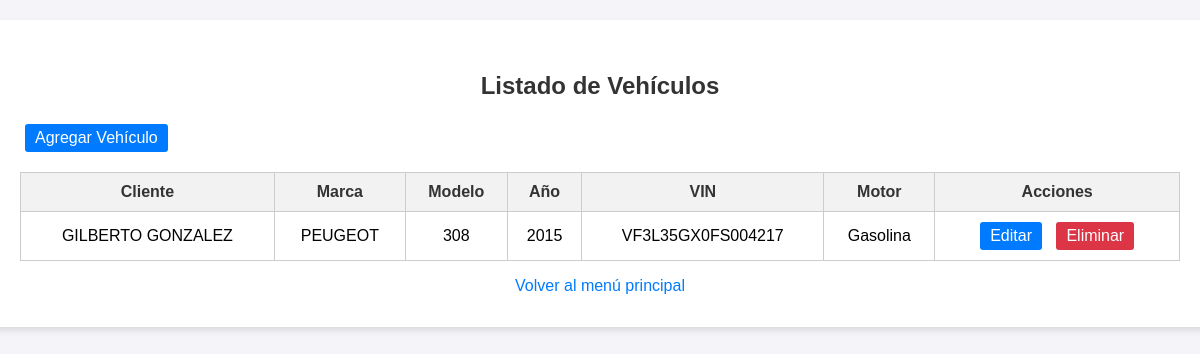
The app's page /crm/vehiculos/, older data.
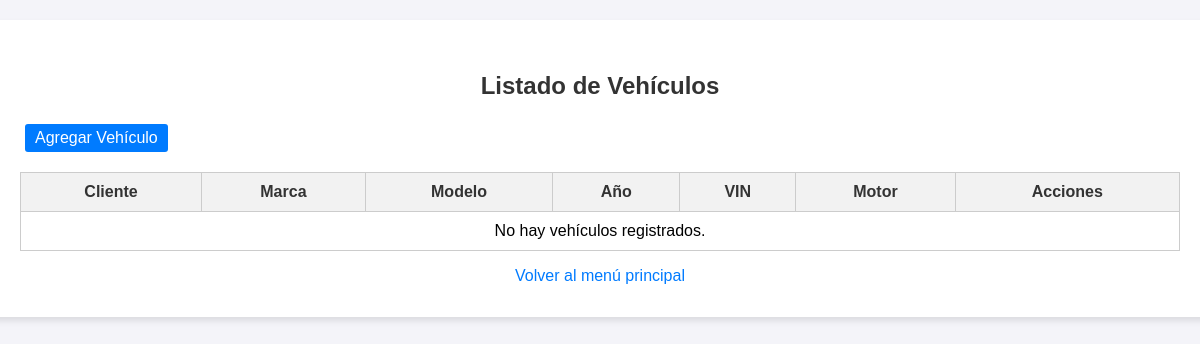
The same page, newer data.
### crm/models.py (models this page shows, shortened)
class Vehiculo(models.Model):
    cliente = models.ForeignKey(Cliente, on_delete=models.CASCADE)
    marca = models.CharField(max_length=50)
    modelo = models.CharField(max_length=50)
    anio = models.IntegerField()
    vin = models.CharField(max_length=17, unique=True, null=True, blank=True)
    tipo_motor = models.CharField(max_length=20, choices=[('Gasolina', 'Gasolina'), ('Diesel', 'Diesel'), ('Híbrido', 'Híbrido')])

class Cliente(models.Model):
    nombre = models.CharField(max_length=100)
    apellido = models.CharField(max_length=100)
    telefono = models.CharField(
        max_length=12,
        validators=[RegexValidator(r'^\d{3}-\d{3}-\d{4}$', message="Formato de teléfono inválido (XXX-XXX-XXXX).")]
    )
    email = models.EmailField()
    estado = models.CharField(max_length=20, choices=[('Activo', 'Activo'), ('Inactivo', 'Inactivo')])

### crm/views.py (the view)
# urls.py: path('vehiculos/', views.listar_vehiculos, name='listar_vehiculos'),
def listar_vehiculos(request):
    vehiculos = Vehiculo.objects.all()
    return render(request, 'crm/listar_vehiculos.html', {'vehiculos': vehiculos})

### crm/templates/crm/listar_vehiculos.html (shortened to what this page needs)
<!DOCTYPE html>
<html lang="es">
  <head>
  </head>
  <body>
    <div class="container">
      <h2>Listado de Vehículos</h2>
      <a href="{% url 'registrar_vehiculo' %}" class="btn">Agregar Vehículo</a>
      <table>
        <thead>
          <tr>
            <th>Cliente</th>
            <th>Marca</th>
            <th>Modelo</th>
            <th>Año</th>
            <th>VIN</th>
            <th>Motor</th>
            <th>Acciones</th>
          </tr>
        </thead>
        <tbody>
          {% for vehiculo in vehiculos %}
          <tr>
            <td>
              {{ vehiculo.cliente.nombre }} {{ vehiculo.cliente.apellido }}
            </td>
            <td>{{ vehiculo.marca }}</td>
            <td>{{ vehiculo.modelo }}</td>
            <td>{{ vehiculo.anio }}</td>
            <td>{{ vehiculo.vin }}</td>
            <td>{{ vehiculo.tipo_motor }}</td>
            <td>
              <a href="{% url 'editar_vehiculo' vehiculo.id %}" class="btn"
                >Editar</a
              >
              <a
                href="{% url 'eliminar_vehiculo' vehiculo.id %}"
                class="btn btn-danger"
                onclick="return confirm('¿Seguro que deseas eliminar este vehículo?')"
                >Eliminar</a
              >
            </td>
          </tr>
          {% empty %}
          <tr>
            <td colspan="7">No hay vehículos registrados.</td>
          </tr>
          {% endfor %}
        </tbody>
      </table>
      <a href="{% url 'listar_clientes' %}" class="back-link"
        >Volver al menú principal</a
      >
    </div>
  </body>
</html>

Row changes from the older to the newer data that the page shows:
removed Vehiculo: cliente.nombre "GILBERTO", cliente.apellido "GONZALEZ", marca "PEUGEOT", modelo "308", anio "2015", vin "VF3L35GX0FS004217", tipo_motor "Gasolina"
Text that changed along with them:
text now shown: "No hay vehículos registrados."
